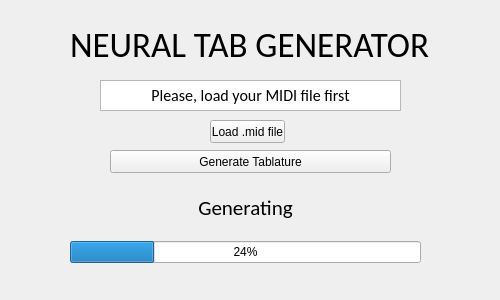
<?xml version="1.0" encoding="UTF-8"?>
<ui version="4.0">
 <class>MainWindow</class>
 <widget class="QMainWindow" name="MainWindow">
  <property name="geometry">
   <rect>
    <x>0</x>
    <y>0</y>
    <width>500</width>
    <height>300</height>
   </rect>
  </property>
  <property name="sizePolicy">
   <sizepolicy hsizetype="Fixed" vsizetype="Fixed">
    <horstretch>0</horstretch>
    <verstretch>0</verstretch>
   </sizepolicy>
  </property>
  <property name="minimumSize">
   <size>
    <width>500</width>
    <height>300</height>
   </size>
  </property>
  <property name="maximumSize">
   <size>
    <width>500</width>
    <height>300</height>
   </size>
  </property>
  <property name="baseSize">
   <size>
    <width>1000</width>
    <height>1000</height>
   </size>
  </property>
  <property name="windowTitle">
   <string>Neural Tab Generator</string>
  </property>
  <widget class="QWidget" name="centralwidget">
   <widget class="QTextBrowser" name="instructionField">
    <property name="geometry">
     <rect>
      <x>100</x>
      <y>80</y>
      <width>301</width>
      <height>31</height>
     </rect>
    </property>
    <property name="font">
     <font>
      <family>Calibri</family>
     </font>
    </property>
    <property name="html">
     <string>&lt;!DOCTYPE HTML PUBLIC &quot;-//W3C//DTD HTML 4.0//EN&quot; &quot;http://www.w3.org/TR/REC-html40/strict.dtd&quot;&gt;
&lt;html&gt;&lt;head&gt;&lt;meta name=&quot;qrichtext&quot; content=&quot;1&quot; /&gt;&lt;style type=&quot;text/css&quot;&gt;
p, li { white-space: pre-wrap; }
&lt;/style&gt;&lt;/head&gt;&lt;body style=&quot; font-family:'Calibri'; font-size:8.25pt; font-weight:400; font-style:normal;&quot;&gt;
&lt;p align=&quot;center&quot; style=&quot; margin-top:0px; margin-bottom:0px; margin-left:0px; margin-right:0px; -qt-block-indent:0; text-indent:0px;&quot;&gt;&lt;span style=&quot; font-family:'MS Shell Dlg 2'; font-size:12pt;&quot;&gt;Please, load your MIDI file first&lt;/span&gt;&lt;/p&gt;&lt;/body&gt;&lt;/html&gt;</string>
    </property>
   </widget>
   <widget class="QPushButton" name="loadButton">
    <property name="geometry">
     <rect>
      <x>210</x>
      <y>120</y>
      <width>75</width>
      <height>23</height>
     </rect>
    </property>
    <property name="text">
     <string>Load .mid file</string>
    </property>
    <property name="autoDefault">
     <bool>false</bool>
    </property>
   </widget>
   <widget class="QLabel" name="programName">
    <property name="geometry">
     <rect>
      <x>70</x>
      <y>-10</y>
      <width>411</width>
      <height>111</height>
     </rect>
    </property>
    <property name="font">
     <font>
      <family>Calibri</family>
      <pointsize>11</pointsize>
     </font>
    </property>
    <property name="text">
     <string>&lt;html&gt;&lt;head/&gt;&lt;body&gt;&lt;p&gt;&lt;span style=&quot; font-size:26pt;&quot;&gt;NEURAL TAB GENERATOR&lt;/span&gt;&lt;/p&gt;&lt;/body&gt;&lt;/html&gt;</string>
    </property>
   </widget>
   <widget class="QWidget" name="verticalLayoutWidget">
    <property name="geometry">
     <rect>
      <x>70</x>
      <y>180</y>
      <width>351</width>
      <height>83</height>
     </rect>
    </property>
    <layout class="QVBoxLayout" name="verticalLayout">
     <item>
      <widget class="QLabel" name="generating">
       <property name="font">
        <font>
         <family>Calibri</family>
         <pointsize>16</pointsize>
        </font>
       </property>
       <property name="text">
        <string>Generating</string>
       </property>
       <property name="alignment">
        <set>Qt::AlignCenter</set>
       </property>
      </widget>
     </item>
     <item>
      <widget class="QProgressBar" name="progressBar">
       <property name="value">
        <number>24</number>
       </property>
      </widget>
     </item>
    </layout>
   </widget>
   <widget class="QPushButton" name="generateButton">
    <property name="geometry">
     <rect>
      <x>110</x>
      <y>150</y>
      <width>281</width>
      <height>23</height>
     </rect>
    </property>
    <property name="text">
     <string>Generate Tablature</string>
    </property>
   </widget>
  </widget>
 </widget>
 <resources/>
 <connections/>
 <slots>
  <signal>clicked()</signal>
  <slot>loadButtonClicked()</slot>
  <slot>generateButtonClicked()</slot>
 </slots>
</ui>
